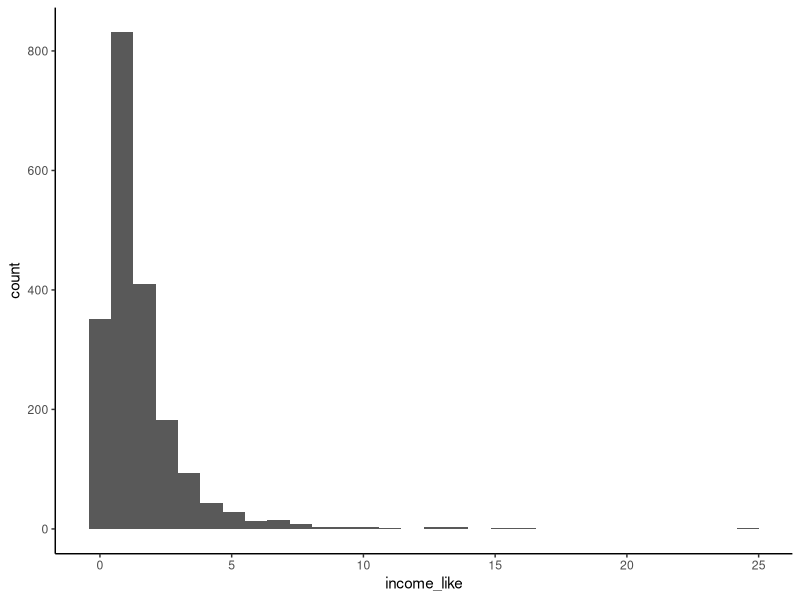
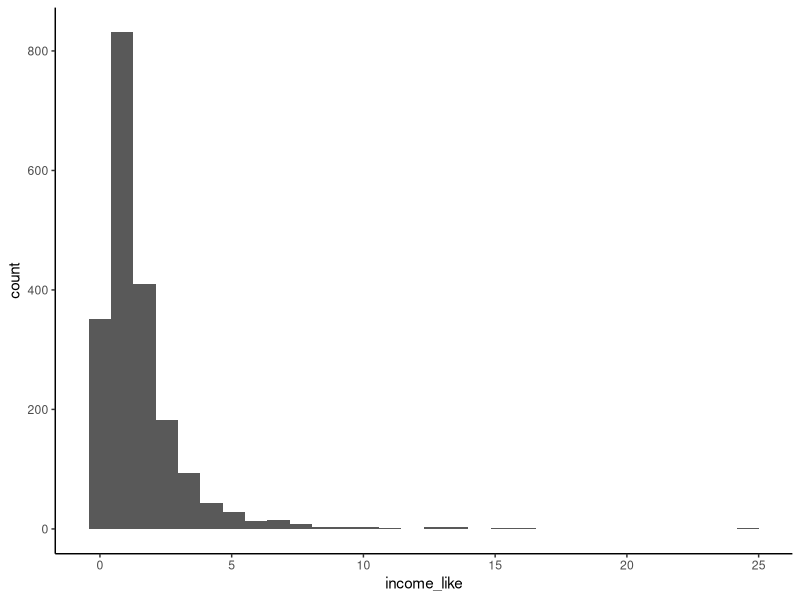
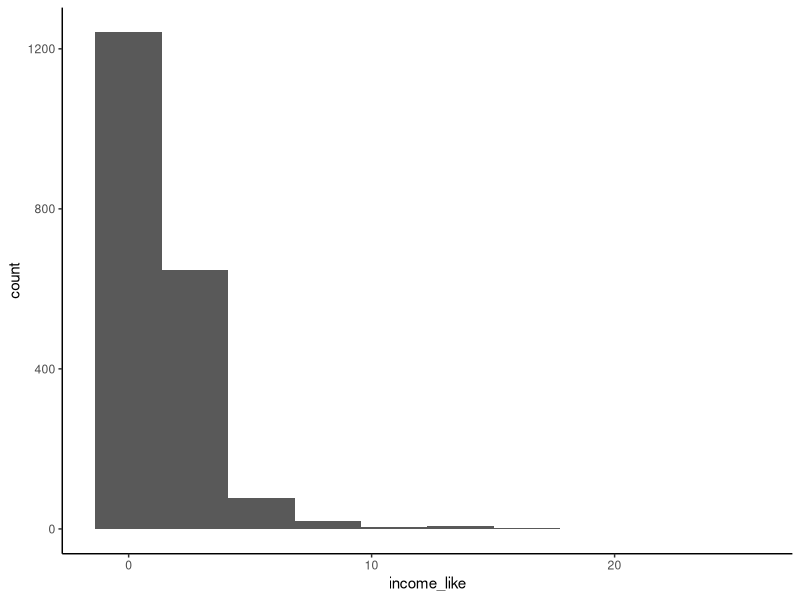
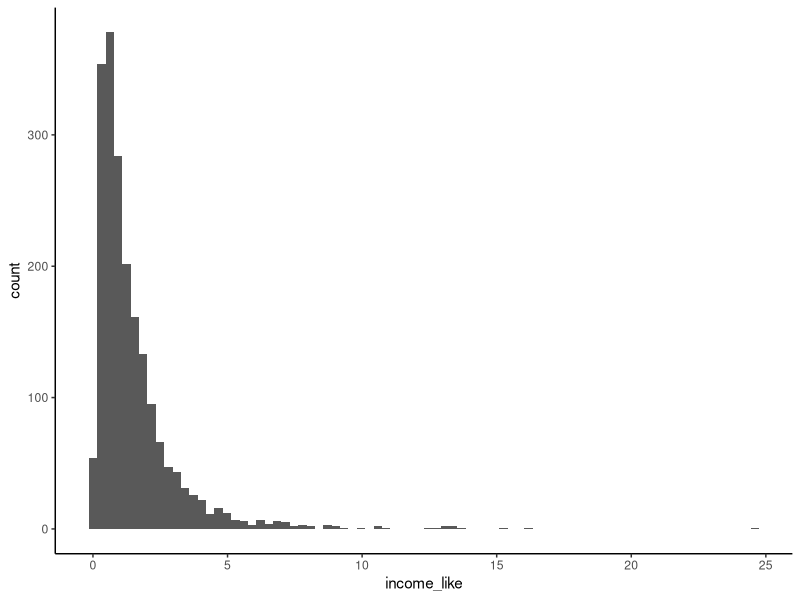
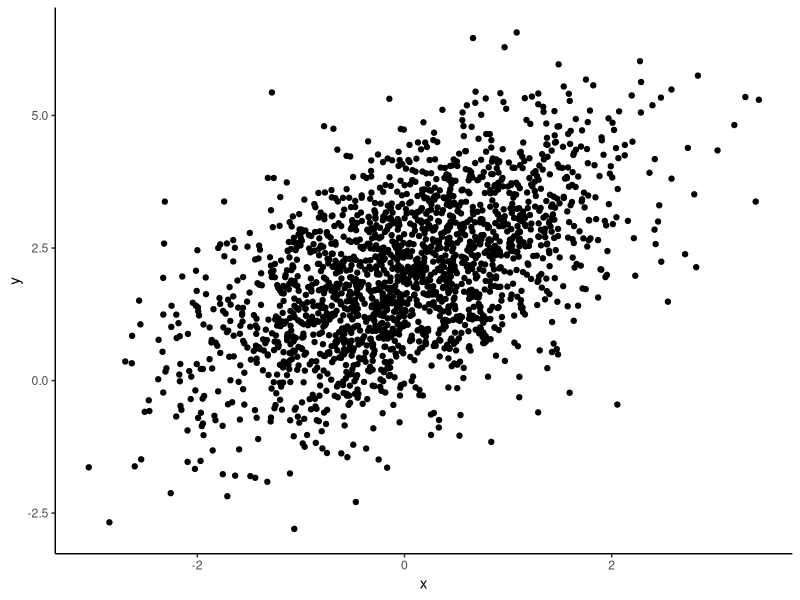
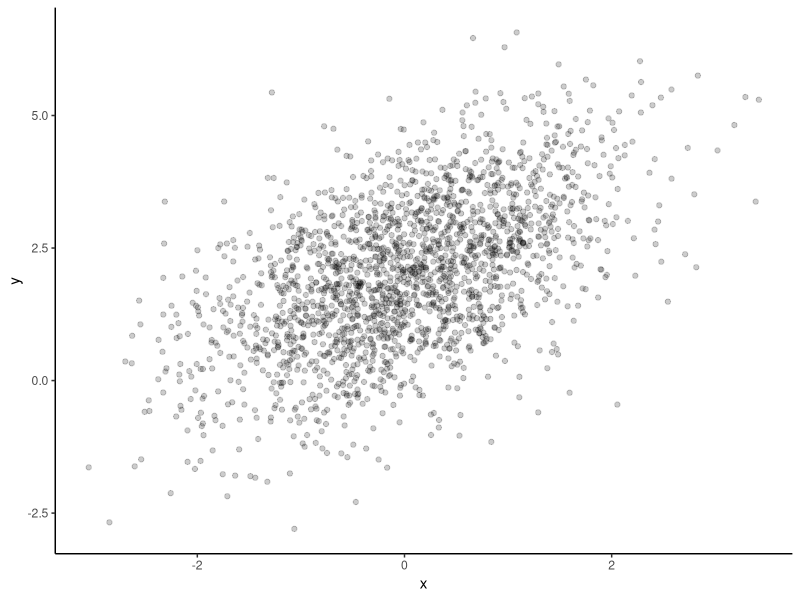
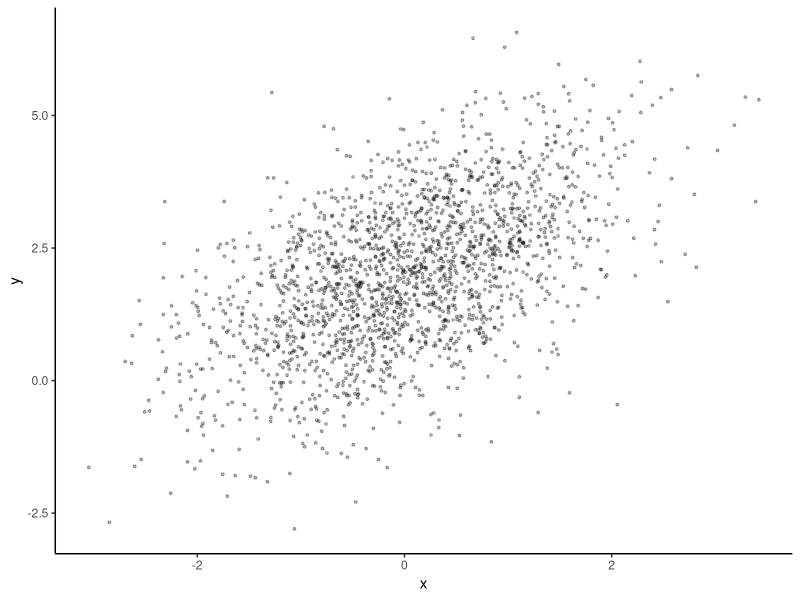
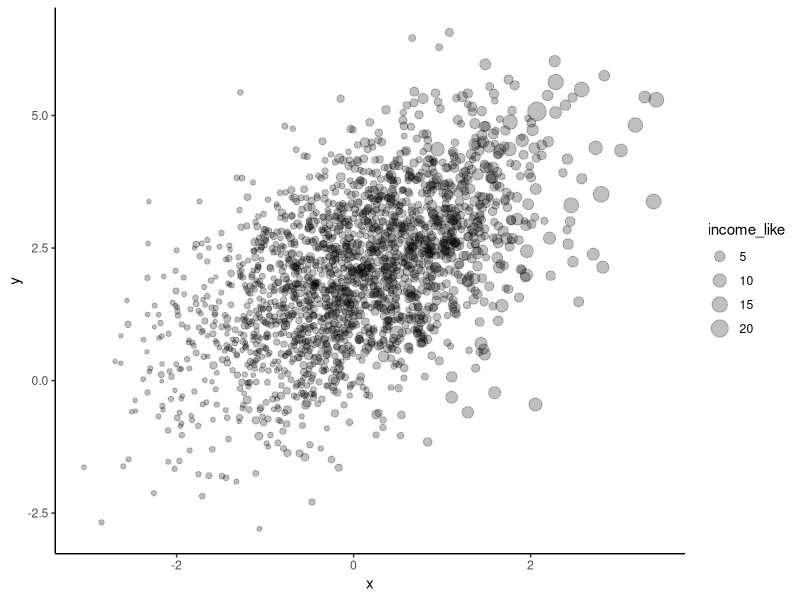

Generate these figures, in order, with R:
## ---- chunk 1
library(ggplot2)
library(dplyr)

set.seed(123)
## ---- chunk 2
df <- data.frame(
  id = 1:2000,
  group = sample(c("A", "B"), 2000, replace = TRUE),
  x = rnorm(2000)
)
df <- df %>%
  mutate(
    # positive + skewed (common in “real-world” quantities)
    income_like = exp(0.7 * x + rnorm(2000, sd = 0.6)),
    # outcome related to x, with noise
    y = 2 + 0.8 * x + rnorm(2000, sd = 1.2)
  )
## ---- chunk 3
summary(df$income_like)
summary(df$x)
summary(df$y)
table(df$group)
## ---- chunk 4
ggplot(df, aes(x = income_like)) +
  geom_histogram() +
  theme_classic()
## ---- chunk 5
ggplot(df, aes(x = income_like)) +
  geom_histogram(bins = 30) +
  theme_classic()
## ---- chunk 6
ggplot(df, aes(x = income_like)) +
  geom_histogram(bins = 10) +
  theme_classic()
## ---- chunk 7
ggplot(df, aes(x = income_like)) +
  geom_histogram(bins = 80) +
  theme_classic()
## ---- chunk 8
ggplot(df, aes(x = x, y = y)) +
  geom_point() +
  theme_classic()
## ---- chunk 9
ggplot(df, aes(x = x, y = y)) +
  geom_point(alpha = 0.2) +
  theme_classic()
## ---- chunk 10
ggplot(df, aes(x = x, y = y)) +
  geom_point(size = 0.7, alpha = 0.3) +
  theme_classic()
## ---- chunk 11
ggplot(df, aes(x = x, y = y, size = income_like)) +
  geom_point(alpha = 0.25) +
  theme_classic()
